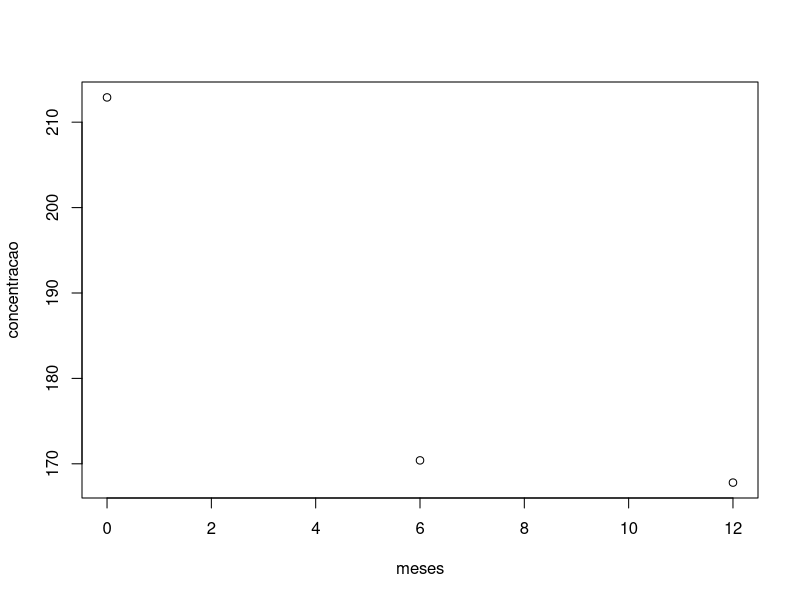
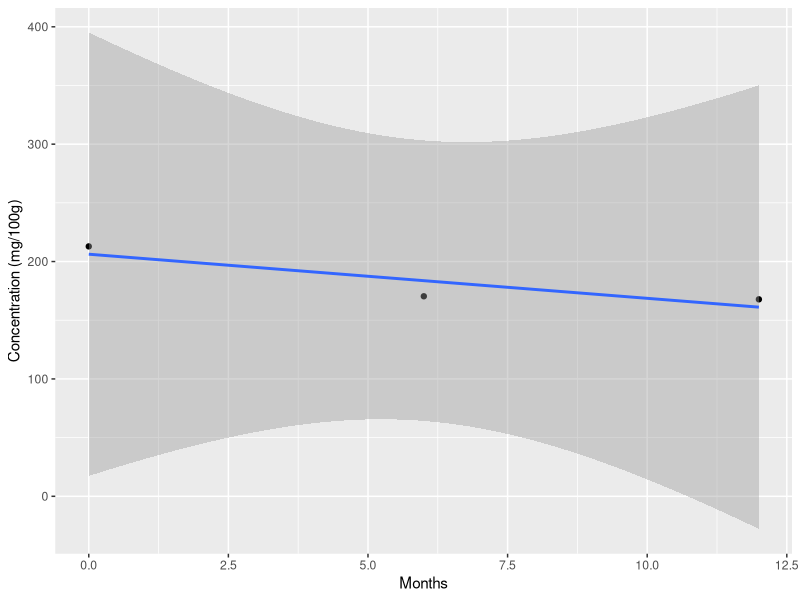

The R source for these figures, in order: (Note: this script raises an error after producing the figures.)
# DATA ANALYSIS - STABILITY STUDIES - Vitamin A 
# Stability of antioxidant vitamins in commercial vitamin supplements (http://dx.doi.org/10.1590/s2175-97902018000417700)

# PACOTES
library(Metrics)
library(ggplot2)
library(multcompView)
library(car)

# EXPERIMENTAL DATA

# Time (months)
meses <- c(0, 6, 12)

# Concentration
concentracao <- c(212.9, 170.4, 167.8)

# Graph
plot(meses, concentracao)

# LINEAR REGRESSION (intercept = coeficiente linear / y = coeficiente angular)
lm(meses ~ concentracao)

# GGPLOT2
ggplot(mapping = aes(meses, concentracao)) +
  geom_point() +
  geom_smooth(method = "lm") +
  #scale_x_continuous(breaks = seq(0, 18, 1)) +  #início do eixo, final do eixo, intervalo do eixo
  #scale_y_continuous(breaks = seq(0, 200, 10)) +
  labs (x = "Months",
        y = "Concentration (mg/100g)")

# DATA TABLE
dados <- data.frame(x, y)

#Criando um vetor no formato pilha
dat <- stack(dados)

#ANOVA (APENAS UM CRITÉRIO DE CLASSIFICAÇÃO - ONE WAY)
model <- aov(concentracao ~ meses, data = dados)

model

#Resultado da ANOVA
summary(model)

#Se o valor de p (Pr(>F)) for menor que 0.05, há diferença estatística entre as concentrações.

#NORMALIDADE DOS RESÍDUOS
shapiro.test(resid(model))

#Se o p -value do Shapiro for maior que 0.05 = a distribuição dos não residuos não difere da distribuição normal.

#LINEARIDADE = grau de associação entre as variáveis testadas - coeficiente de determinação
cor(concentracao, meses)
